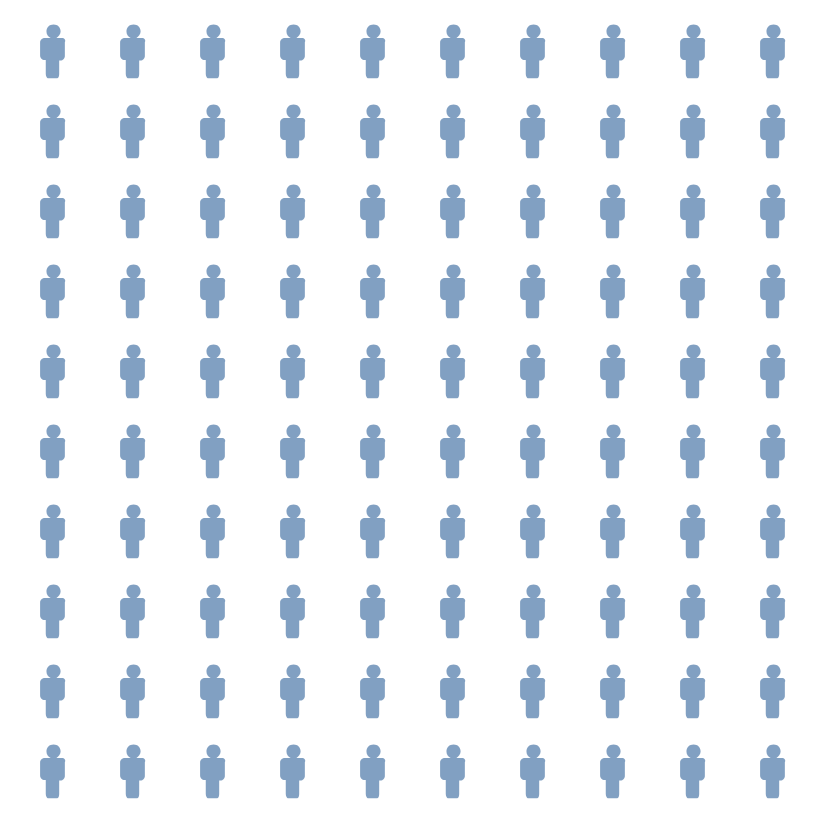

The notebook cell saved with this chart:
### Code cell
import altair as alt
import pandas as pd

data = pd.DataFrame([dict(id=i) for i in range(1, 101)])

person = (
    "M1.7 -1.7h-0.8c0.3 -0.2 0.6 -0.5 0.6 -0.9c0 -0.6 "
    "-0.4 -1 -1 -1c-0.6 0 -1 0.4 -1 1c0 0.4 0.2 0.7 0.6 "
    "0.9h-0.8c-0.4 0 -0.7 0.3 -0.7 0.6v1.9c0 0.3 0.3 0.6 "
    "0.6 0.6h0.2c0 0 0 0.1 0 0.1v1.9c0 0.3 0.2 0.6 0.3 "
    "0.6h1.3c0.2 0 0.3 -0.3 0.3 -0.6v-1.8c0 0 0 -0.1 0 "
    "-0.1h0.2c0.3 0 0.6 -0.3 0.6 -0.6v-2c0.2 -0.3 -0.1 "
    "-0.6 -0.4 -0.6z"
)

alt.Chart(data).transform_calculate(
    row="ceil(datum.id/10)"
).transform_calculate(
    col="datum.id - datum.row*10"
).mark_point(
    filled=True,
    size=50
).encode(
    x=alt.X("col:O", axis=None),
    y=alt.Y("row:O", axis=None),
    shape=alt.ShapeValue(person)
).properties(
    width=400,
    height=400
).configure_view(
    strokeWidth=0
)

### Figure 1 — Vega-Lite specification as saved in the notebook (floating-point values rounded to 4 significant figures)
{"config": {"view": {"continuousWidth": 300, "continuousHeight": 300, "strokeWidth": 0}}, "data": {"name": "data-9b29d0b0f5f4fd01023823cf0f7b504d"}, "mark": {"type": "point", "filled": true, "size": 50}, "encoding": {"shape": {"value": "M1.7 -1.7h-0.8c0.3 -0.2 0.6 -0.5 0.6 -0.9c0 -0.6 -0.4 -1 -1 -1c-0.6 0 -1 0.4 -1 1c0 0.4 0.2 0.7 0.6 0.9h-0.8c-0.4 0 -0.7 0.3 -0.7 0.6v1.9c0 0.3 0.3 0.6 0.6 0.6h0.2c0 0 0 0.1 0 0.1v1.9c0 0.3 0.2 0.6 0.3 0.6h1.3c0.2 0 0.3 -0.3 0.3 -0.6v-1.8c0 0 0 -0.1 0 -0.1h0.2c0.3 0 0.6 -0.3 0.6 -0.6v-2c0.2 -0.3 -0.1 -0.6 -0.4 -0.6z"}, "x": {"axis": null, "field": "col", "type": "ordinal"}, "y": {"axis": null, "field": "row", "type": "ordinal"}}, "height": 400, "transform": [{"calculate": "ceil(datum.id/10)", "as": "row"}, {"calculate": "datum.id - datum.row*10", "as": "col"}], "width": 400, "$schema": "https://vega.github.io/schema/vega-lite/v6.1.0.json", "datasets": {"data-9b29d0b0f5f4fd01023823cf0f7b504d": [{"id": 1}, {"id": 2}, {"id": 3}, {"id": 4}, {"id": 5}, {"id": 6}, {"id": 7}, {"id": 8}, {"id": 9}, {"id": 10}, {"id": 11}, {"id": 12}, {"id": 13}, {"id": 14}, {"id": 15}, {"id": 16}, {"id": 17}, {"id": 18}, {"id": 19}, {"id": 20}, {"id": 21}, {"id": 22}, {"id": 23}, {"id": 24}, {"id": 25}, {"id": 26}, {"id": 27}, {"id": 28}, {"id": 29}, {"id": 30}, {"id": 31}, {"id": 32}, {"id": 33}, {"id": 34}, {"id": 35}, {"id": 36}, {"id": 37}, {"id": 38}, {"id": 39}, {"id": 40}, {"id": 41}, {"id": 42}, {"id": 43}, {"id": 44}, {"id": 45}, {"id": 46}, {"id": 47}, {"id": 48}, {"id": 49}, {"id": 50}, {"id": 51}, {"id": 52}, {"id": 53}, {"id": 54}, {"id": 55}, {"id": 56}, {"id": 57}, {"id": 58}, {"id": 59}, {"id": 60}, {"id": 61}, {"id": 62}, {"id": 63}, {"id": 64}, {"id": 65}, {"id": 66}, {"id": 67}, {"id": 68}, {"id": 69}, {"id": 70}, {"id": 71}, {"id": 72}, {"id": 73}, {"id": 74}, {"id": 75}, {"id": 76}, {"id": 77}, {"id": 78}, {"id": 79}, {"id": 80}, {"id": 81}, {"id": 82}, {"id": 83}, {"id": 84}, {"id": 85}, {"id": 86}, {"id": 87}, {"id": 88}, {"id": 89}, {"id": 90}, {"id": 91}, {"id": 92}, {"id": 93}, {"id": 94}, {"id": 95}, {"id": 96}, {"id": 97}, {"id": 98}, {"id": 99}, {"id": 100}]}}
